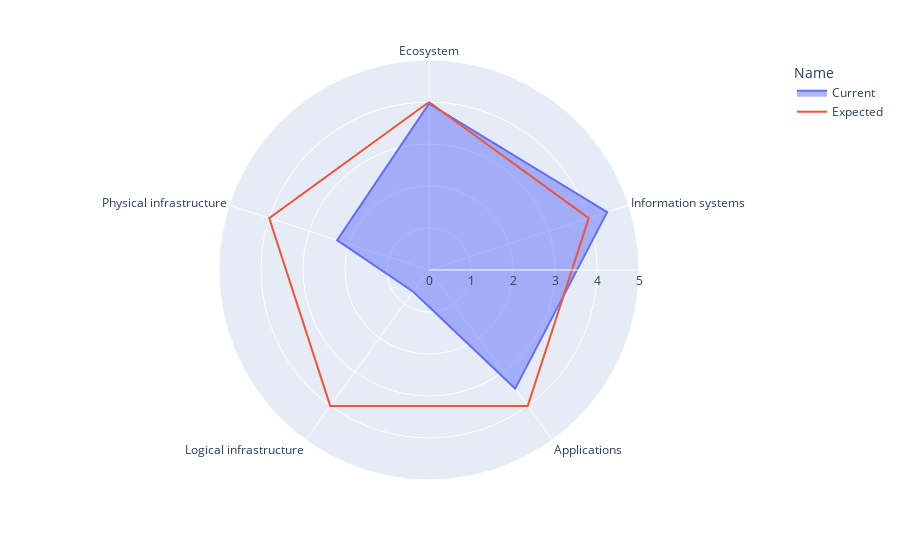

Source (notebook cell):
### Code cell
# phase de visualisation
import pandas as pd
import plotly.express as px

df = pd.DataFrame({
    'Name':['Current', 'Current', 'Current', 'Current', 'Current', 'Expected', 'Expected', 'Expected', 'Expected', 'Expected'],
    'Maturity': [ 
        calculate_domain_maturity(ecosystem_view), 
        calculate_domain_maturity(information_systems_view), 
        calculate_domain_maturity(applications_view), 
        calculate_domain_maturity(logical_infrastructure_view), 
        calculate_domain_maturity(physical_infrastructure_view),
        4, 
        4, 
        4, 
        4, 
        4
    ],
    'Theta':["Ecosystem","Information systems","Applications","Logical infrastructure","Physical infrastructure", "Ecosystem","Information systems","Applications","Logical infrastructure","Physical infrastructure"]
})
fig = px.line_polar(df, r='Maturity', theta='Theta', line_close=True, color='Name')
fig.update_layout(
  polar=dict(
    radialaxis=dict(
      visible=True,
      range=[0, 5]
    )
  )
)
for trace in fig.data:
    if trace.name == 'Current':
        trace.fill = 'toself'
    else:
        trace.fill = None

fig.show()

### Figure 1 — Plotly figure (JSON) as saved in the notebook; plotly's stock layout.template omitted (floating-point values rounded to 4 significant figures)
{"data": [{"hovertemplate": "Name=Current<br>Maturity=%{r}<br>Theta=%{theta}<extra></extra>", "legendgroup": "Current", "line": {"color": "#636efa", "dash": "solid"}, "marker": {"symbol": "circle"}, "mode": "lines", "name": "Current", "r": [3.96, 4.46, 3.49, 0.64, 2.3, 3.96], "showlegend": true, "subplot": "polar", "theta": ["Ecosystem", "Information systems", "Applications", "Logical infrastructure", "Physical infrastructure", "Ecosystem"], "type": "scatterpolar", "fill": "toself"}, {"hovertemplate": "Name=Expected<br>Maturity=%{r}<br>Theta=%{theta}<extra></extra>", "legendgroup": "Expected", "line": {"color": "#EF553B", "dash": "solid"}, "marker": {"symbol": "circle"}, "mode": "lines", "name": "Expected", "r": [4.0, 4.0, 4.0, 4.0, 4.0, 4.0], "showlegend": true, "subplot": "polar", "theta": ["Ecosystem", "Information systems", "Applications", "Logical infrastructure", "Physical infrastructure", "Ecosystem"], "type": "scatterpolar"}], "layout": {"polar": {"domain": {"x": [0.0, 1.0], "y": [0.0, 1.0]}, "angularaxis": {"direction": "clockwise", "rotation": 90}, "radialaxis": {"visible": true, "range": [0, 5]}}, "legend": {"title": {"text": "Name"}, "tracegroupgap": 0}, "margin": {"t": 60}}}
